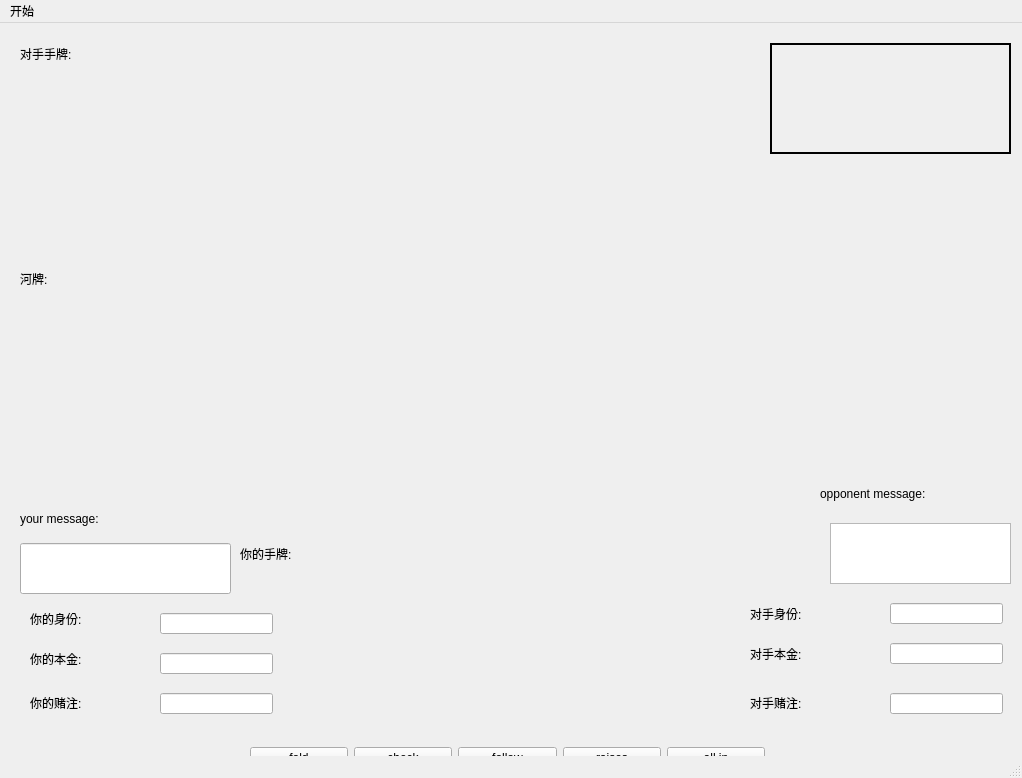
<?xml version="1.0" encoding="UTF-8"?>
<ui version="4.0">
 <class>game_window</class>
 <widget class="QMainWindow" name="game_window">
  <property name="geometry">
   <rect>
    <x>0</x>
    <y>0</y>
    <width>1022</width>
    <height>778</height>
   </rect>
  </property>
  <property name="windowTitle">
   <string>MainWindow</string>
  </property>
  <widget class="QWidget" name="centralwidget">
   <widget class="QLabel" name="label">
    <property name="geometry">
     <rect>
      <x>240</x>
      <y>510</y>
      <width>101</width>
      <height>41</height>
     </rect>
    </property>
    <property name="text">
     <string>你的手牌:</string>
    </property>
   </widget>
   <widget class="QLabel" name="label_2">
    <property name="geometry">
     <rect>
      <x>20</x>
      <y>240</y>
      <width>101</width>
      <height>31</height>
     </rect>
    </property>
    <property name="text">
     <string>河牌:</string>
    </property>
   </widget>
   <widget class="QLabel" name="label_3">
    <property name="geometry">
     <rect>
      <x>20</x>
      <y>10</y>
      <width>191</width>
      <height>41</height>
     </rect>
    </property>
    <property name="text">
     <string>对手手牌:</string>
    </property>
   </widget>
   <widget class="QWidget" name="widget" native="true">
    <property name="geometry">
     <rect>
      <x>250</x>
      <y>710</y>
      <width>515</width>
      <height>50</height>
     </rect>
    </property>
    <layout class="QHBoxLayout" name="horizontalLayout">
     <item>
      <widget class="QPushButton" name="fold">
       <property name="text">
        <string>fold</string>
       </property>
      </widget>
     </item>
     <item>
      <widget class="QPushButton" name="check">
       <property name="text">
        <string>check</string>
       </property>
      </widget>
     </item>
     <item>
      <widget class="QPushButton" name="follow">
       <property name="text">
        <string>follow</string>
       </property>
      </widget>
     </item>
     <item>
      <widget class="QPushButton" name="raise">
       <property name="text">
        <string>raises</string>
       </property>
      </widget>
     </item>
     <item>
      <widget class="QPushButton" name="allin">
       <property name="text">
        <string>all in</string>
       </property>
      </widget>
     </item>
    </layout>
   </widget>
   <widget class="QTextEdit" name="opponent_message">
    <property name="geometry">
     <rect>
      <x>830</x>
      <y>500</y>
      <width>181</width>
      <height>61</height>
     </rect>
    </property>
   </widget>
   <widget class="QLabel" name="label_4">
    <property name="geometry">
     <rect>
      <x>820</x>
      <y>450</y>
      <width>211</width>
      <height>41</height>
     </rect>
    </property>
    <property name="text">
     <string>opponent message:</string>
    </property>
   </widget>
   <widget class="QLabel" name="your_Poker1">
    <property name="geometry">
     <rect>
      <x>350</x>
      <y>540</y>
      <width>101</width>
      <height>141</height>
     </rect>
    </property>
    <property name="text">
     <string/>
    </property>
   </widget>
   <widget class="QLabel" name="your_Poker2">
    <property name="geometry">
     <rect>
      <x>570</x>
      <y>540</y>
      <width>101</width>
      <height>141</height>
     </rect>
    </property>
    <property name="text">
     <string/>
    </property>
   </widget>
   <widget class="QLabel" name="River1">
    <property name="geometry">
     <rect>
      <x>110</x>
      <y>280</y>
      <width>101</width>
      <height>141</height>
     </rect>
    </property>
    <property name="text">
     <string/>
    </property>
   </widget>
   <widget class="QLabel" name="River2">
    <property name="geometry">
     <rect>
      <x>230</x>
      <y>280</y>
      <width>101</width>
      <height>141</height>
     </rect>
    </property>
    <property name="text">
     <string/>
    </property>
   </widget>
   <widget class="QLabel" name="River3">
    <property name="geometry">
     <rect>
      <x>350</x>
      <y>280</y>
      <width>101</width>
      <height>141</height>
     </rect>
    </property>
    <property name="text">
     <string/>
    </property>
   </widget>
   <widget class="QLabel" name="River4">
    <property name="geometry">
     <rect>
      <x>470</x>
      <y>280</y>
      <width>101</width>
      <height>141</height>
     </rect>
    </property>
    <property name="text">
     <string/>
    </property>
   </widget>
   <widget class="QLabel" name="River5">
    <property name="geometry">
     <rect>
      <x>590</x>
      <y>280</y>
      <width>101</width>
      <height>141</height>
     </rect>
    </property>
    <property name="text">
     <string/>
    </property>
   </widget>
   <widget class="QLabel" name="opponent_Poker1">
    <property name="geometry">
     <rect>
      <x>350</x>
      <y>20</y>
      <width>101</width>
      <height>141</height>
     </rect>
    </property>
    <property name="text">
     <string/>
    </property>
   </widget>
   <widget class="QLabel" name="opponent_Poker2">
    <property name="geometry">
     <rect>
      <x>540</x>
      <y>20</y>
      <width>101</width>
      <height>141</height>
     </rect>
    </property>
    <property name="text">
     <string/>
    </property>
   </widget>
   <widget class="QWidget" name="Widget_3" native="true">
    <property name="geometry">
     <rect>
      <x>20</x>
      <y>580</y>
      <width>291</width>
      <height>131</height>
     </rect>
    </property>
    <widget class="QLabel" name="label_5">
     <property name="geometry">
      <rect>
       <x>10</x>
       <y>0</y>
       <width>111</width>
       <height>31</height>
      </rect>
     </property>
     <property name="text">
      <string>你的身份:</string>
     </property>
    </widget>
    <widget class="QLineEdit" name="your_identify">
     <property name="geometry">
      <rect>
       <x>140</x>
       <y>10</y>
       <width>113</width>
       <height>21</height>
      </rect>
     </property>
    </widget>
    <widget class="QLabel" name="label_6">
     <property name="geometry">
      <rect>
       <x>10</x>
       <y>40</y>
       <width>111</width>
       <height>31</height>
      </rect>
     </property>
     <property name="text">
      <string>你的本金:</string>
     </property>
    </widget>
    <widget class="QLineEdit" name="your_bonus">
     <property name="geometry">
      <rect>
       <x>140</x>
       <y>50</y>
       <width>113</width>
       <height>21</height>
      </rect>
     </property>
    </widget>
    <widget class="QLabel" name="label_7">
     <property name="geometry">
      <rect>
       <x>10</x>
       <y>79</y>
       <width>111</width>
       <height>41</height>
      </rect>
     </property>
     <property name="text">
      <string>你的赌注:</string>
     </property>
    </widget>
    <widget class="QLineEdit" name="your_bet">
     <property name="geometry">
      <rect>
       <x>140</x>
       <y>90</y>
       <width>113</width>
       <height>21</height>
      </rect>
     </property>
    </widget>
   </widget>
   <widget class="QWidget" name="widget_2" native="true">
    <property name="geometry">
     <rect>
      <x>740</x>
      <y>570</y>
      <width>271</width>
      <height>141</height>
     </rect>
    </property>
    <widget class="QLabel" name="label_8">
     <property name="geometry">
      <rect>
       <x>10</x>
       <y>0</y>
       <width>111</width>
       <height>41</height>
      </rect>
     </property>
     <property name="text">
      <string>对手身份:</string>
     </property>
    </widget>
    <widget class="QLabel" name="label_9">
     <property name="geometry">
      <rect>
       <x>10</x>
       <y>40</y>
       <width>121</width>
       <height>41</height>
      </rect>
     </property>
     <property name="text">
      <string>对手本金:</string>
     </property>
    </widget>
    <widget class="QLabel" name="label_10">
     <property name="geometry">
      <rect>
       <x>10</x>
       <y>94</y>
       <width>101</width>
       <height>31</height>
      </rect>
     </property>
     <property name="text">
      <string>对手赌注:</string>
     </property>
    </widget>
    <widget class="QLineEdit" name="opponent_identify">
     <property name="geometry">
      <rect>
       <x>150</x>
       <y>10</y>
       <width>113</width>
       <height>21</height>
      </rect>
     </property>
    </widget>
    <widget class="QLineEdit" name="opponent_bonus">
     <property name="geometry">
      <rect>
       <x>150</x>
       <y>50</y>
       <width>113</width>
       <height>21</height>
      </rect>
     </property>
    </widget>
    <widget class="QLineEdit" name="opponent_bet">
     <property name="geometry">
      <rect>
       <x>150</x>
       <y>100</y>
       <width>113</width>
       <height>21</height>
      </rect>
     </property>
    </widget>
   </widget>
   <widget class="QLabel" name="label_11">
    <property name="geometry">
     <rect>
      <x>20</x>
      <y>470</y>
      <width>151</width>
      <height>51</height>
     </rect>
    </property>
    <property name="text">
     <string>your message:</string>
    </property>
   </widget>
   <widget class="QLineEdit" name="your_message">
    <property name="geometry">
     <rect>
      <x>20</x>
      <y>520</y>
      <width>211</width>
      <height>51</height>
     </rect>
    </property>
   </widget>
   <widget class="QLabel" name="round_message">
    <property name="geometry">
     <rect>
      <x>770</x>
      <y>20</y>
      <width>241</width>
      <height>111</height>
     </rect>
    </property>
    <property name="font">
     <font>
      <family>Agency FB</family>
      <pointsize>24</pointsize>
      <weight>75</weight>
      <bold>true</bold>
     </font>
    </property>
    <property name="frameShape">
     <enum>QFrame::WinPanel</enum>
    </property>
    <property name="text">
     <string/>
    </property>
   </widget>
  </widget>
  <widget class="QMenuBar" name="menubar">
   <property name="geometry">
    <rect>
     <x>0</x>
     <y>0</y>
     <width>1022</width>
     <height>26</height>
    </rect>
   </property>
   <widget class="QMenu" name="menu">
    <property name="title">
     <string>开始</string>
    </property>
    <addaction name="actionexit"/>
   </widget>
   <addaction name="menu"/>
  </widget>
  <widget class="QStatusBar" name="statusbar"/>
  <action name="actionexit">
   <property name="text">
    <string>exit</string>
   </property>
  </action>
 </widget>
 <resources/>
 <connections/>
</ui>
